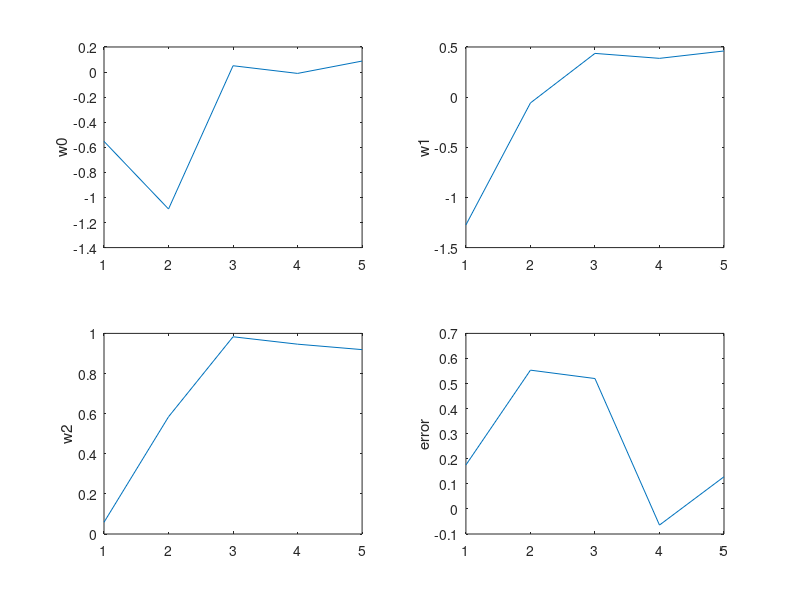
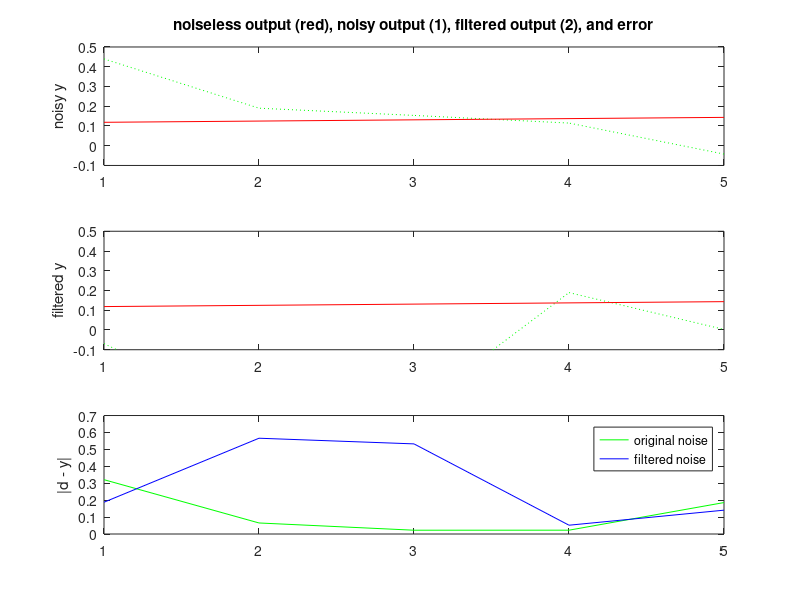

Write MATLAB code to recreate these figures, in order.
% LMSdemo Algorithm example
% copyright (c) 1996 by Yu Hen Hu
% created 9/17/96
% last modification: 9/3/2001

clear all
% generate a time series y(n) = sin(2*pi*n*w0+phi)+epsilon(n)
N=input('length of sequence N = ');randn('seed',sum(100*clock));
w0=0.001;  phi=0.1;
d=sin(2*pi*[1:N+2]*w0+phi);
y=d+randn(1,N+2)*0.2;
x=[y(1:N);y(2:N+1);y(3:N+2)];
randn('seed',sum(100*clock)); w=[randn(3,1) zeros(3,N)]; % 3 x N+1
eta=input('eta = ');
for i=1:N,
   e(i)=d(i)-w(:,i)'*x(:,i);
   w(:,i+1)=w(:,i)+eta*e(i)*x(:,i);
end
yd=sum(w(:,1:N).*x);  % 1 by N, output of LMS filter
ax=[1:N]; bx=[3:N+2];
clf, figure(1)
subplot(221),plot(ax,w(1,ax+1)),ylabel('w0')
subplot(222),plot(ax,w(2,ax+1)),ylabel('w1')
subplot(223),plot(ax,w(3,ax+1)),ylabel('w2')
subplot(224),plot([1:N],e),ylabel('error')
figure(2)
subplot(311),plot(ax,y(bx),':g',ax,d(bx),'r'),ylabel('noisy y')
title('noiseless output (red), noisy output (1), filtered output (2), and error')
axis1=axis; 
subplot(312),plot(ax,yd,':g',ax,d(bx),'r'),ylabel('filtered y'),axis(axis1);
subplot(313),plot(ax,abs(y(bx)-d(bx)),'g',ax,abs(yd-d(bx)),'b')
ylabel('|d - y|');legend('original noise','filtered noise')
